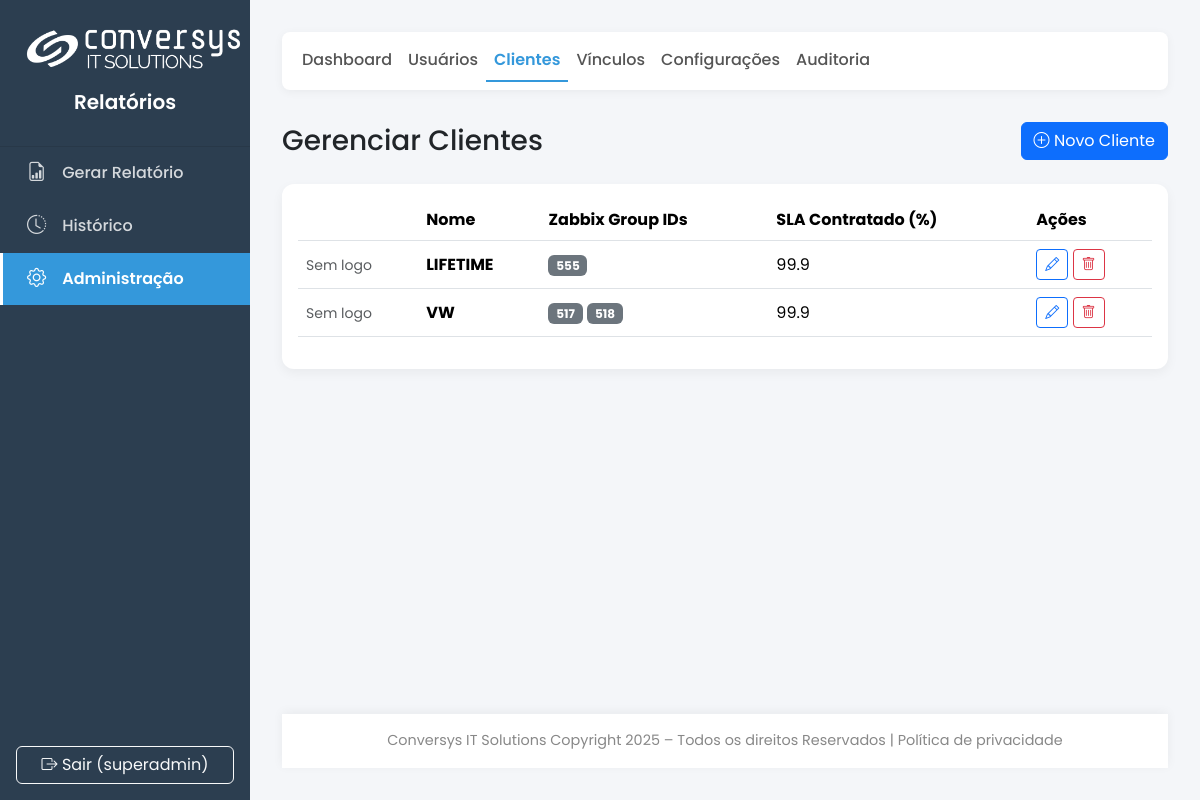
The app's page /admin/clients (signed in) with its own data.
### main.py (models this page shows, shortened)
class SystemConfig(db.Model):
    id = db.Column(db.Integer, primary_key=True)
    company_name = db.Column(db.String(100), default="Conversys IT Solutions")
    footer_text = db.Column(db.String(255), default=f"Conversys IT Solutions Copyright {dt.datetime.now().year} – Todos os direitos Reservados | Política de privacidade")
    primary_color = db.Column(db.String(7), default="#2c3e50")
    secondary_color = db.Column(db.String(7), default="#3498db")
    logo_dark_bg_path = db.Column(db.String(255), nullable=True)
    logo_light_bg_path = db.Column(db.String(255), nullable=True)
    logo_size = db.Column(db.Integer, default=50)
    login_media_path = db.Column(db.String(255), nullable=True)
    login_media_fill_mode = db.Column(db.String(10), default='cover')
    login_media_bg_color = db.Column(db.String(7), default='#2c3e50')
    report_cover_path = db.Column(db.String(255), nullable=True)
    report_final_page_path = db.Column(db.String(255), nullable=True)

class User(UserMixin, db.Model):
    id = db.Column(db.Integer, primary_key=True)
    username = db.Column(db.String(64), unique=True, nullable=False)
    password_hash = db.Column(db.String(256))
    role_id = db.Column(db.Integer, db.ForeignKey('role.id'), nullable=False)
    role = db.relationship('Role', backref='users')
    reports = db.relationship('Report', backref='author', lazy=True)
    clients = db.relationship('Client', secondary=user_client_association, lazy='subquery',
                              backref=db.backref('users', lazy=True))
    def has_role(self, role_name): return self.role.name == role_name

class Client(db.Model):
    id = db.Column(db.Integer, primary_key=True)
    name = db.Column(db.String(100), unique=True, nullable=False)
    sla_contract = db.Column(db.Float, nullable=False, default=99.9)
    logo_path = db.Column(db.String(255), nullable=True)
    reports = db.relationship('Report', backref='client', lazy=True, cascade="all, delete-orphan")
    zabbix_groups = db.relationship('ClientZabbixGroup', backref='client', lazy=True, cascade="all, delete-orphan")

class ClientZabbixGroup(db.Model):
    id = db.Column(db.Integer, primary_key=True)
    zabbix_group_id = db.Column(db.String(50), nullable=False)
    client_id = db.Column(db.Integer, db.ForeignKey('client.id'), nullable=False)

### main.py (the view)
@app.route('/admin/clients')
@admin_required
def admin_clients():
    clients = Client.query.order_by(Client.name).all()
    return render_template('admin/clients.html', title="Gerenciar Clientes", clients=clients)

### main.py (called while the page is built)
@login_manager.user_loader
def load_user(user_id):
    return db.session.get(User, int(user_id))

@app.before_request
def before_request_func():
    g.sys_config = SystemConfig.query.first()

def admin_required(f):
    @wraps(f)
    @login_required
    def decorated_function(*args, **kwargs):
        if not (current_user.has_role('admin') or current_user.has_role('super_admin')):
            flash('Acesso negado. Você não tem permissão para acessar esta área.', 'danger')
            return redirect(url_for('gerar_form'))
        return f(*args, **kwargs)
    return decorated_function

def get_text_color_for_bg(hex_color):
    try:
        hex_color = hex_color.lstrip('#')
        r, g, b = tuple(int(hex_color[i:i+2], 16) for i in (0, 2, 4))
        luminance = (0.299 * r + 0.587 * g + 0.114 * b) / 255
        return '#212529' if luminance > 0.6 else '#ffffff'
    except (ValueError, TypeError):
        return '#ffffff'

### templates/admin/clients.html (shortened to what this page needs)
{% extends 'admin/base.html' %}
{% block admin_content %}
<div class="d-flex justify-content-between align-items-center mb-4"><h1 class="h3 mb-0">Gerenciar Clientes</h1>
<a href="{{ url_for('admin_add_client') }}" class="btn btn-primary"><i class="bi bi-plus-circle"></i> Novo Cliente</a></div>
<div class="card"><div class="card-body"><div class="table-responsive">
<table class="table table-hover align-middle">
<thead><tr><th></th><th>Nome</th><th>Zabbix Group IDs</th><th>SLA Contratado (%)</th><th>Ações</th></tr></thead>
<tbody>
{% for client in clients %}
<tr>
<td>{% if client.logo_path %}<img src="{{ url_for('uploaded_file', filename=client.logo_path) }}" height="30" class="rounded border p-1">{% else %}<span class="text-muted small">Sem logo</span>{% endif %}</td>
<td><strong>{{ client.name }}</strong></td>
<td>
    {% for group in client.zabbix_groups %}
        <span class="badge bg-secondary">{{ group.zabbix_group_id }}</span>
    {% else %}
        <span class="text-muted small">Nenhum</span>
    {% endfor %}
</td>
<td>{{ client.sla_contract }}</td>
<td>
<a href="{{ url_for('admin_edit_client', client_id=client.id) }}" class="btn btn-sm btn-outline-primary"><i class="bi bi-pencil"></i></a>
<form method="POST" action="{{ url_for('admin_delete_client', client_id=client.id) }}" class="d-inline" onsubmit="return confirm('Tem certeza?');">
<button type="submit" class="btn btn-sm btn-outline-danger"><i class="bi bi-trash"></i></button></form></td></tr>
{% endfor %}</tbody></table></div></div></div>
{% endblock %}

### templates/base.html (shortened to what this page needs)
<!DOCTYPE html>
<html lang="pt-BR"><head><link href="https://cdn.jsdelivr.net/npm/bootstrap@5.3.3/dist/css/bootstrap.min.css" rel="stylesheet"><link href="https://cdn.jsdelivr.net/npm/bootstrap-icons@1.11.3/font/bootstrap-icons.min.css" rel="stylesheet">
<style>
{% set sidebar_text_color = g.sys_config.primary_color | text_color_for_bg %}
:root { --primary-color: {{ g.sys_config.primary_color | default('#2c3e50') }}; --secondary-color: {{ g.sys_config.secondary_color | default('#3498db') }}; --bg-light: #f4f6f9; --sidebar-width: 250px; }
html, body { height: 100%; }
body { font-family: 'Poppins', sans-serif; background-color: var(--bg-light); display: flex; flex-direction: column; }
.wrapper { display: flex; flex-grow: 1; }
.sidebar { width: var(--sidebar-width); min-height: 100vh; background: var(--primary-color); transition: margin-left 0.3s; display: flex; flex-direction: column; flex-shrink: 0; }
#content { flex-grow: 1; padding: 2rem; display: flex; flex-direction: column; }
.main-content { flex-grow: 1; }
.sidebar-header { padding: 1.5rem; text-align: center; border-bottom: 1px solid rgba(0,0,0,0.1); }
.sidebar-header .logo { display: block; margin: 0 auto; }
.sidebar-header h5 { color: {{ sidebar_text_color }}; font-weight: 600; margin-top: 1rem; }
.sidebar .nav-link { color: {{ sidebar_text_color }}; opacity: 0.8; padding: 0.75rem 1.5rem; display: flex; align-items: center; font-weight: 500; border-left: 3px solid transparent; transition: all 0.2s ease; }
.sidebar .nav-link i { margin-right: 1rem; font-size: 1.2rem; }
.sidebar .nav-link:hover { color: {{ sidebar_text_color }}; opacity: 1; background-color: rgba(0,0,0,0.1); }
.sidebar .nav-link.active { color: #fff; opacity: 1; background-color: var(--secondary-color); border-left-color: #fff; font-weight: 600; }
.top-navbar { background-color: #fff; border-radius: 0.5rem; box-shadow: 0 2px 10px rgba(0,0,0,0.05); margin-bottom: 2rem; }
.top-navbar .nav-link { color: #555; font-weight: 500; }
.top-navbar .nav-link.active { color: var(--secondary-color); font-weight: 600; border-bottom: 2px solid var(--secondary-color); }
.card { border: none; border-radius: 0.75rem; box-shadow: 0 4px 12px rgba(0,0,0,0.05); }
.card-header { background-color: #fff; border-bottom: 1px solid #eee; font-weight: 600; padding: 1rem 1.25rem; }
.footer { text-align: center; padding: 1rem; color: #888; font-size: 0.9em; background-color: #fff; box-shadow: 0 -2px 10px rgba(0,0,0,0.05); margin-top: 2rem; }
.stat-card { color: white; border-radius: 0.75rem; padding: 1.5rem; }
.stat-card h3 { font-size: 2.5rem; font-weight: 700; }
.stat-card p { margin: 0; opacity: 0.9; }
</style></head>
<body><div class="wrapper">
<nav class="sidebar">
<div><div class="sidebar-header">
{% if g.sys_config.logo_dark_bg_path %}
    <img src="{{ url_for('uploaded_file', filename=g.sys_config.logo_dark_bg_path) }}" alt="Logo" class="logo" style="max-height: {{ g.sys_config.logo_size }}px;">
{% endif %}
<h5>{{ g.sys_config.company_name }}</h5></div>
<ul class="nav flex-column">
<li class="nav-item"><a class="nav-link {% if request.endpoint == 'gerar_form' %}active{% endif %}" href="{{ url_for('gerar_form') }}"><i class="bi bi-file-earmark-bar-graph"></i> Gerar Relatório</a></li>
<li class="nav-item"><a class="nav-link {% if request.endpoint == 'history' %}active{% endif %}" href="{{ url_for('history') }}"><i class="bi bi-clock-history"></i> Histórico</a></li>
{% if not current_user.has_role('client') %}
<li class="nav-item"><a class="nav-link {% if 'admin' in request.endpoint %}active{% endif %}" href="{{ url_for('admin_dashboard') }}"><i class="bi bi-gear"></i> Administração</a></li>
{% endif %}
</ul></div>
<div class="mt-auto p-3"><a href="{{ url_for('logout') }}" class="btn btn-outline-light w-100"><i class="bi bi-box-arrow-right"></i> Sair ({{ current_user.username }})</a></div>
</nav>
<main id="content">
<div class="main-content">
{% block content %}{% endblock %}
</div>
<footer class="footer">{{ g.sys_config.footer_text|safe }}</footer>
</main></div>
</body></html>

### records on screen
SystemConfig: logo_dark_bg_path (picture), sys_config.company_name "Relatórios", sys_config.footer_text "Conversys IT Solutions Copyright 2025 – Todos os direitos Reservados | Política de privacidade"
User: username "superadmin"
Client: shows "Sem logo", name "LIFETIME", sla_contract "99.9"
ClientZabbixGroup: zabbix_group_id "555"
Client: shows "Sem logo", name "VW", sla_contract "99.9"
ClientZabbixGroup: zabbix_group_id "517"
ClientZabbixGroup: zabbix_group_id "518"
